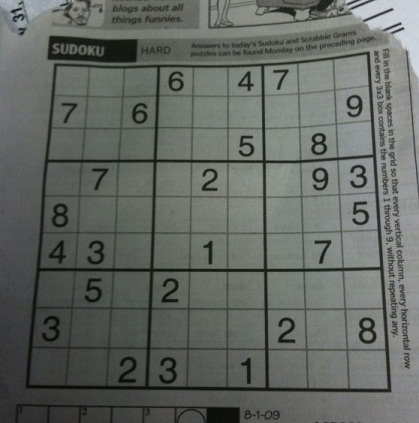
#> input picture Extra Sudoku Images/sudoku.jpg, 419 x 423 px, found by its file name
$ python sudoku.py
#> lines starting #> are read from the running program, lines starting #| are printed output that depends on the picture; after the words box and inside, x2 and y2 are one past the last pixel; in counts of white or black regions, pixels touching at a corner belong together
import cv2
import numpy as np

img_orig = cv2.imread('sudoku.jpg')
#> img_orig is the input picture: shape (423, 419, 3); mean B, G, R 98.9, 103.6, 99.4
img = cv2.cvtColor(img_orig, cv2.COLOR_BGR2GRAY)

blur = cv2.GaussianBlur(img, (5, 5), 0)

thresh = cv2.adaptiveThreshold(
    blur, 255, cv2.ADAPTIVE_THRESH_GAUSSIAN_C, cv2.THRESH_BINARY_INV, 11, 2)
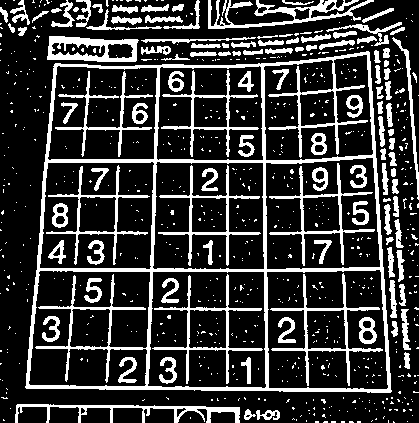
#> thresh: shape (423, 419); 21.5% white; 762 white regions (649 under 20 px)

contours, _ = cv2.findContours(
    thresh, cv2.RETR_TREE, cv2.CHAIN_APPROX_SIMPLE)
#> contours = 809 contours, 666 with area under 20; largest, box (x1, y1, x2, y2) and area: (25, 51, 392, 393) 111446, (266, 269, 389, 390) 13729, (147, 271, 267, 389) 13247, (265, 157, 381, 270) 11888, (152, 161, 265, 270) 11600

max_area = 0
c = 0
for i in contours:
    area = cv2.contourArea(i)
    if area > 1000:
        if area > max_area:
            max_area = area
            best_cnt = i
            img = cv2.drawContours(img, contours, c, (0, 255, 0), 3)
    c += 1
#> this loop made 809 passes
#> (area, max_area) on pass 274: (111445.5, 111445.5)
#> area on passes 28, 29, 35, 46, 47, 48: 115.5, 21, 56, 919.5, 48, 24
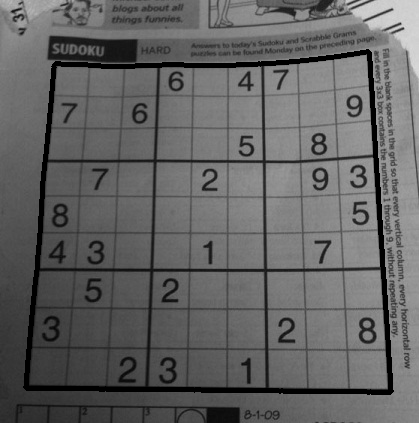
#> img: shape (423, 419); min 0, max 218, mean 99.3
#> after the loop, best_cnt = contour of 176 points, box (x1, y1, x2, y2) (25, 51, 392, 393), area 111446; c = 809; max_area = 111445.5


mask = np.zeros((img.shape), np.uint8)
cv2.drawContours(mask, [best_cnt], 0, 255, -1)
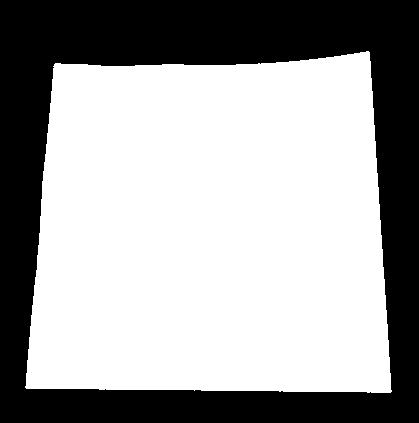
#> mask: shape (423, 419); 63.3% white; 1 black region, box (x1, y1, x2, y2) and area: (0, 0, 419, 423) 65119
cv2.drawContours(mask, [best_cnt], 0, 0, 2)
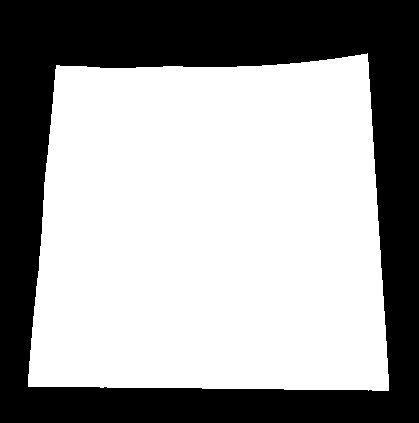
#> mask: shape (423, 419); 61.7% white; 1 black region, box (x1, y1, x2, y2) and area: (0, 0, 419, 423) 67886
cv2.imshow('mask', mask)

out = np.zeros_like(img)
out[mask == 255] = img[mask == 255]
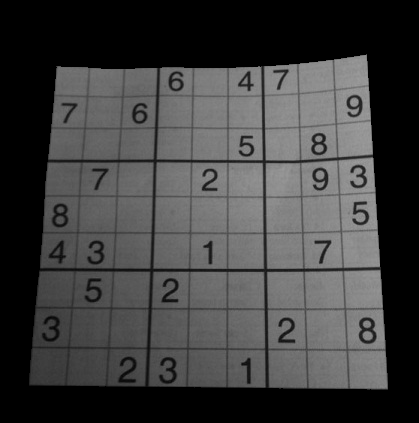
#> out: shape (423, 419); min 0, max 159, mean 62.6
cv2.imshow('NewImg', out)

blur = cv2.GaussianBlur(out, (5, 5), 0)
cv2.imshow('blur1', blur)
thresh = cv2.adaptiveThreshold(blur, 255, 1, 1, 11, 2)
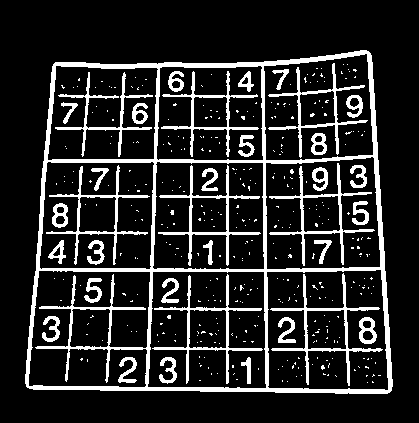
#> thresh: shape (423, 419); 15% white; 398 white regions (363 under 20 px)
cv2.imshow('thresh1', thresh)

contours, _ = cv2.findContours(thresh, cv2.RETR_TREE, cv2.CHAIN_APPROX_SIMPLE)
#> contours = 427 contours, 363 with area under 20; largest, box (x1, y1, x2, y2) and area: (25, 50, 393, 394) 113416, (266, 269, 389, 391) 13854, (147, 271, 267, 389) 13307, (265, 156, 381, 270) 11958, (152, 161, 265, 270) 11600

c = 0

for i in contours:
    area = cv2.contourArea(i)
    if area > 1000/2:
        cv2.drawContours(thresh, contours, c, (255, 0, 0), 3)
    c += 1
#> this loop made 427 passes
#> area on passes 1, 2, 7: 113416.5, 1428, 13307
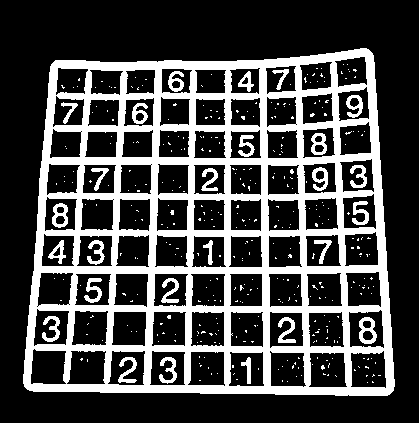
#> thresh: shape (423, 419); 28.4% white; 389 white regions (362 under 20 px), largest, box (x1, y1, x2, y2) and area: (23, 48, 395, 396) 44427, (359, 317, 377, 344) 268, (52, 203, 68, 228) 227
#> after the loop, c = 427

cv2.imshow('final image', thresh)


#cv2.imshow('sudoko', img)
#cv2.imshow('blur', blur)
#cv2.imshow('thresh', thresh)

cv2.waitKey(0)
cv2.destroyAllWindows()
